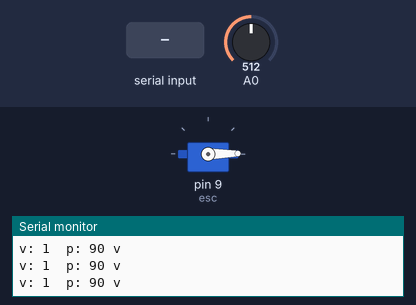
This sketch was run on a simulated Arduino Uno, built with avr-gcc and run on an emulated ATmega328P. On the bench: servo, the last lines printed to the serial monitor. Inputs (shaded band) come from the test bench; at power-on: A0 = 512.

Above: at 1.2 s.
1.3 s: "90,45\n" received over Serial
At 2.5 s:
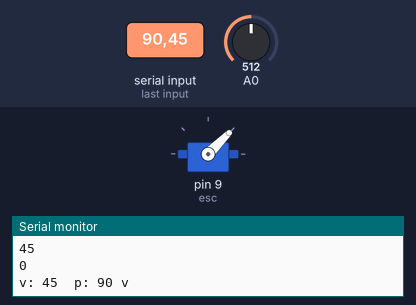
2.8 s: "30,150\n" received over Serial
At 3.2 s:
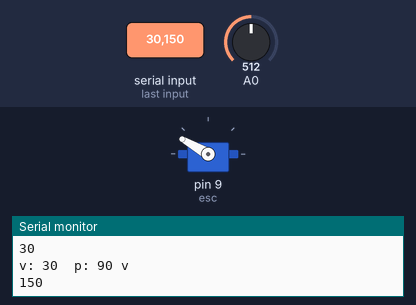
4.3 s: "200\n" received over Serial
At 5.0 s:
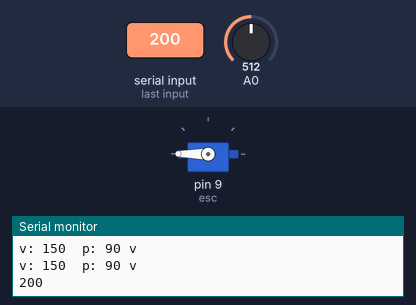
5.8 s: "90\n" received over Serial
At 6.4 s:
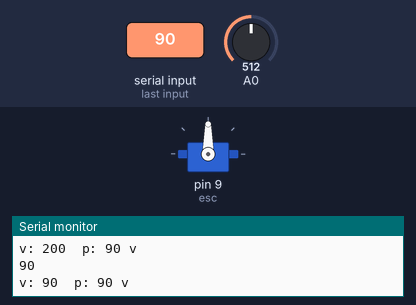
Timing chart, 0 to 8.3 s (numbered marks = the images above; inputs shaded):
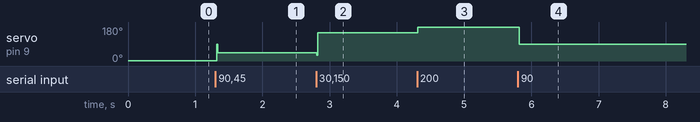

Measured:
- after the input at 1.3 s, servo on pin 9 (esc): 1° → 45° at once
- after the input at 2.8 s, servo on pin 9 (esc): 45° → 150° at once
- after the input at 4.3 s, servo on pin 9 (esc): 150° → 180° at once
- after the input at 5.8 s, servo on pin 9 (esc): 180° → 90° at once

The sketch:

arduino_esc_control.ino
```cpp
#include <Servo.h>

Servo esc;
boolean usePoten = false;
int potenValue = 0;
int value = 1;

int printLoop = 10;
int l = 0;

void setup()
{
  // Plug ESC into digital pin 9.
  esc.attach(9);

  Serial.begin(9600);
}

void loop() {
  // Always read from the potentiometer on analog pin 0.
  potenValue = (analogRead(A0) / 1023.0) * 180;

  // Try to read from serial if available.
  int serialValue = 0;
  if (Serial.available()) {
    serialValue = Serial.parseInt();
    Serial.println(serialValue);
  }

  // Do nothing if there is no serial input
  // (when serialValue == 0).
  if (serialValue > 0) {
    usePoten = false;
    value = serialValue;
  } else if (serialValue < 0) {
    // Serial input of less than 0 activates the potentiometer
    // and changes the frequency of the display.
    printLoop = serialValue * -1;
    usePoten = true;
  }

  // Display the values occassionally.
  if (++l >= printLoop) {
    Serial.print("v: ");
    Serial.print(value);
    Serial.print("  p: ");
    Serial.print(potenValue);
    if (usePoten) {
      Serial.println(" p");
    } else {
      Serial.println(" v");
    }
    l = 0;
  }

  if (usePoten) {
    value = potenValue;
  }
  esc.write(value);
  delay(20);
}
```
